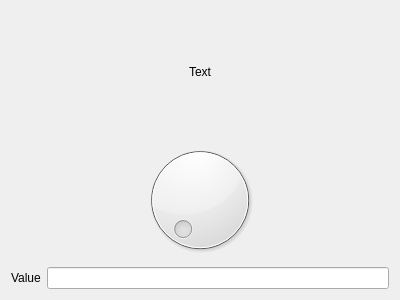
<?xml version="1.0" encoding="UTF-8"?>
<ui version="4.0">
 <class>knob</class>
 <widget class="QWidget" name="knob">
  <property name="geometry">
   <rect>
    <x>0</x>
    <y>0</y>
    <width>400</width>
    <height>300</height>
   </rect>
  </property>
  <property name="windowTitle">
   <string>Form</string>
  </property>
  <layout class="QHBoxLayout" name="horizontalLayout">
   <item>
    <layout class="QVBoxLayout" name="verticalLayout_3">
     <item>
      <widget class="QLabel" name="name">
       <property name="text">
        <string>Text</string>
       </property>
       <property name="alignment">
        <set>Qt::AlignCenter</set>
       </property>
      </widget>
     </item>
     <item>
      <widget class="QDial" name="dial"/>
     </item>
     <item>
      <layout class="QHBoxLayout" name="horizontalLayout_3">
       <item>
        <widget class="QLabel" name="label_2">
         <property name="text">
          <string>Value</string>
         </property>
        </widget>
       </item>
       <item>
        <widget class="QLineEdit" name="txtVal"/>
       </item>
      </layout>
     </item>
    </layout>
   </item>
  </layout>
 </widget>
 <resources/>
 <connections/>
</ui>
